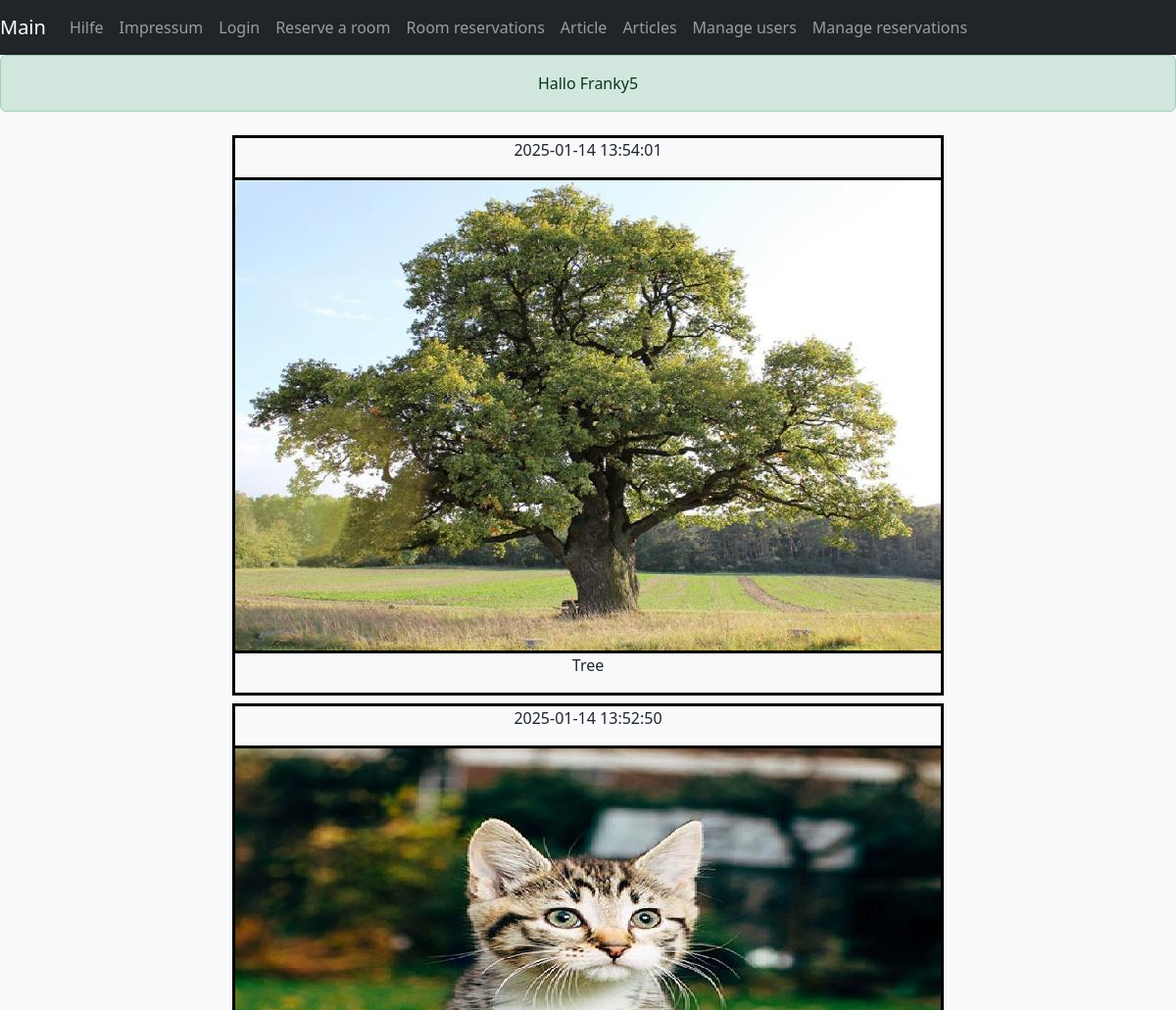
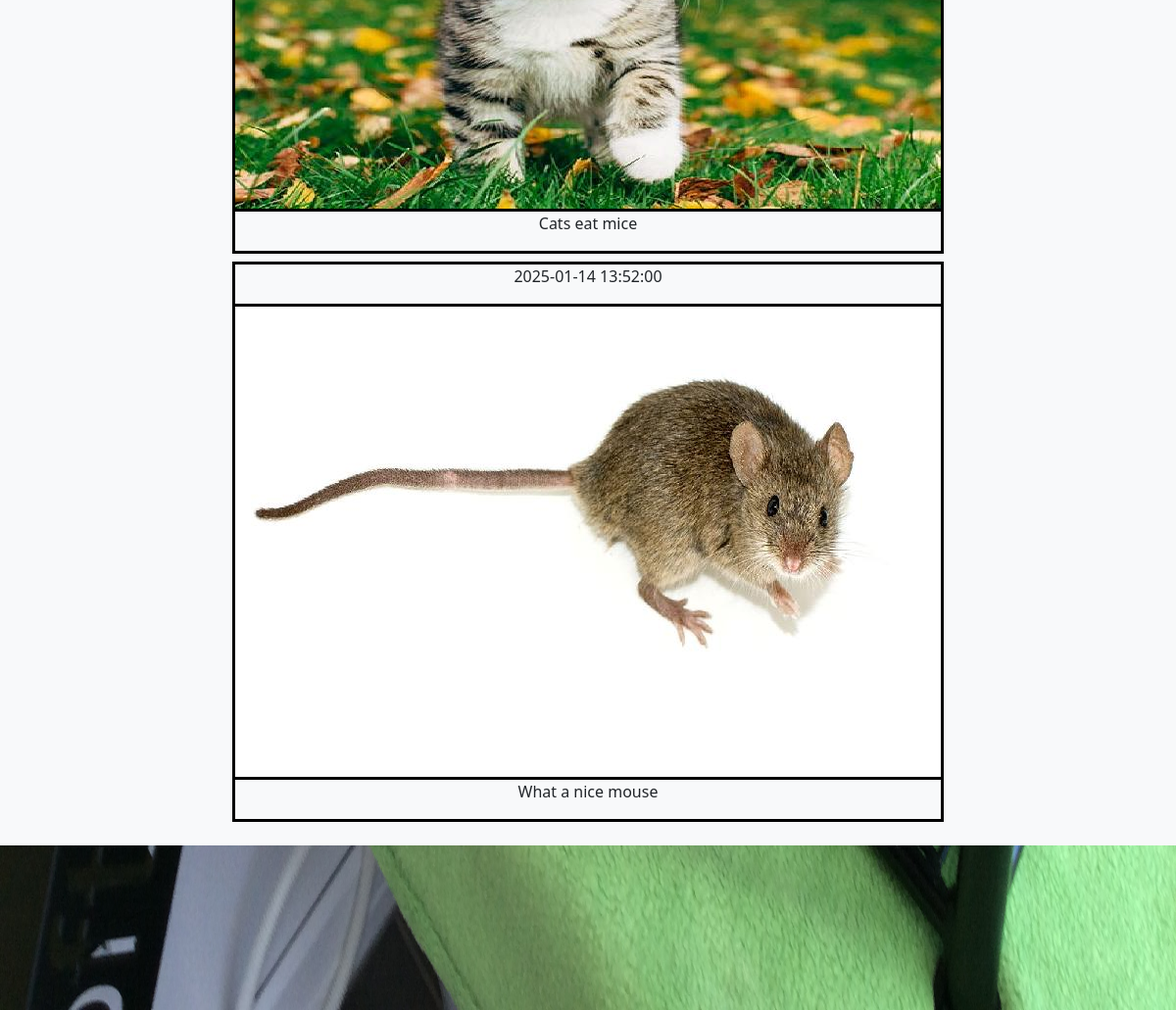
The app's page /sites/articles.php (signed in) with its own data (2 pictures, top to bottom).
### tables this page shows
CREATE TABLE `article` (
  `Id` int(11) NOT NULL,
  `Comment` varchar(500) NOT NULL,
  `Filename` varchar(100) NOT NULL,
  `UploadDate` datetime NOT NULL
);

### sites/articles.php (called while the page is built, shortened)
<?php
include '../inc/site-base.php';
?>

### inc/db-util.php (called while the page is built, shortened)
<?php
$db = NULL;
function getDb() {
    $config = require('..\config\dbaccess.php');
    global $db;
    if (!isset($db)) {
        $db = new mysqli($config["host"], $config["user"], $config["password"], $config["database"]);
    }
    return $db;
}
function getArticles() {
    $db = getDb();
    $result = $db->query("SELECT * FROM article
                          ORDER BY UploadDate DESC");
    $array = [];
    while ($obj = $result->fetch_object()) {
        $array[] = $obj;
    }
    return $array;
}
?>

### inc/site-contents/articles-content.php (the view)
<?php
$dir = "../resources/news/";
$allFiles = scandir($dir);
$files = array_diff($allFiles, array('.', '..'));
usort($files, function($a, $b) {
    $dir = "../resources/news/";
    return filectime($dir . $b) - filectime($dir . $a);
});
$articles = getArticles();
?>
<div class="d-flex justify-content-center">
    <ul class="list-unstyled">
        <?php foreach ($articles as $article):
                if (file_exists($dir . $article -> Filename)):
                    $path_parts = pathinfo($article -> Filename);
                    $filenameWithoutExtension = $path_parts['filename']; ?>
        <li>
            <div class='border border-3 border-black m-2 text-center'>
                <p><?= $article -> UploadDate ?></p>
                <img class="border-top border-bottom border-3 border-black" src="<?= $dir . $article -> Filename ;?>" alt='<?= $filenameWithoutExtension ?>'>
                <p><?= $article -> Comment ;?></p>
            </div>
        </li>
        <?php   endif;
              endforeach; ?>
    </ul>
</div>

### resources/css/style.css (style rules this page uses)
html, body, main { height: 100%; }

### records on screen
article: UploadDate "2025-01-14 13:54:01", Filename (picture), Comment "Tree"
article: UploadDate "2025-01-14 13:52:50", Filename (picture), Comment "Cats eat mice"
article: UploadDate "2025-01-14 13:52:00", Filename (picture), Comment "What a nice mouse"

### other values on screen
$successMessage "Hallo Franky5"
